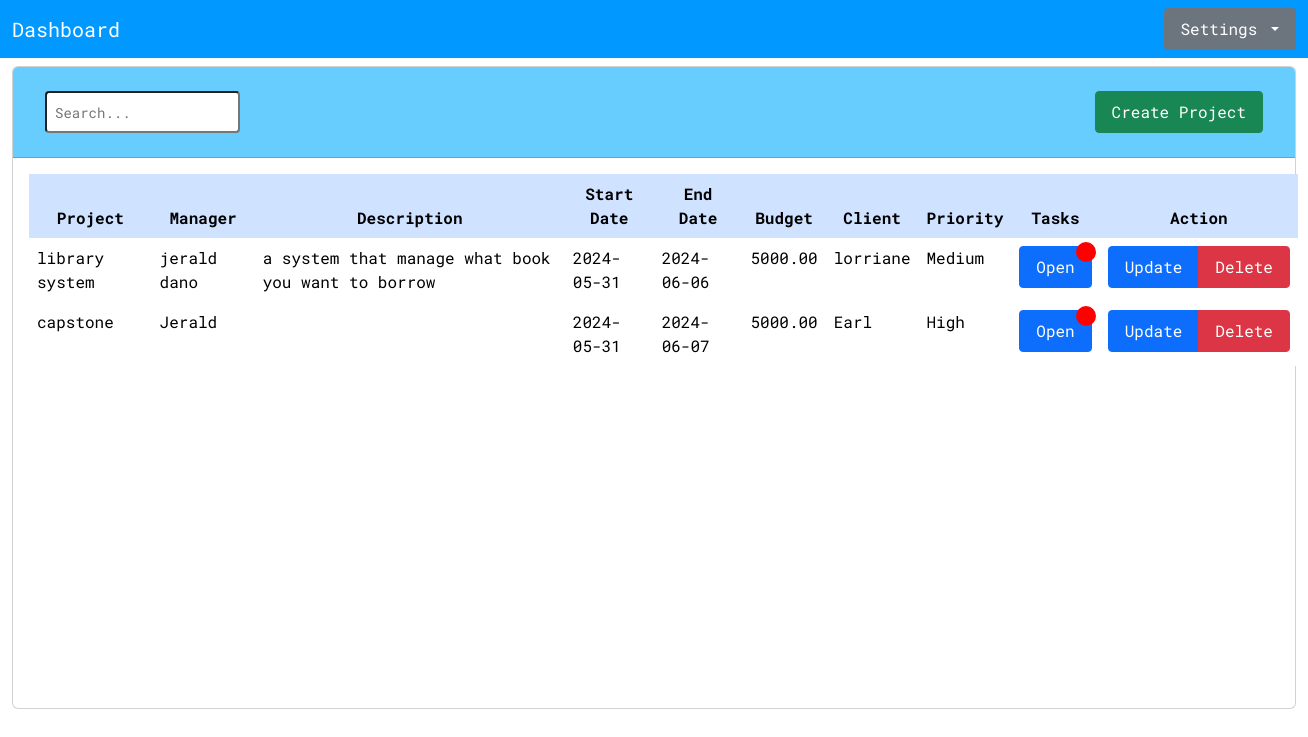
Page /sites/dashboard.php (signed in) on the committed database.
### tables this page shows
CREATE TABLE `tbl_projects` (
  `project_id` int(11) NOT NULL,
  `name` varchar(255) NOT NULL,
  `project_manager` varchar(255) NOT NULL,
  `description` text DEFAULT NULL,
  `start_date` date NOT NULL,
  `end_date` date NOT NULL,
  `manager_id` int(11) NOT NULL,
  `budget` decimal(15,2) DEFAULT 0.00,
  `client` varchar(255) NOT NULL,
  `priority` enum('Low','Medium','High') DEFAULT 'Medium'
);

### models/searchProject.php (the view, shortened to what this page needs)
<?php
include '../config/db_connection.php';
$user_id = isset($_SESSION['user_id']) ? $_SESSION['user_id'] : null;
if ($user_id !== null) {
  $sql = "SELECT * FROM tbl_projects WHERE manager_id = '$user_id'";
  $result = $conn->query($sql);
  if ($result->num_rows > 0) {
    while ($row = $result->fetch_assoc()) {
?>
      <tr>
        <td><?php echo $row['name']; ?></td>
        <td><?php echo $row['project_manager']; ?></td>
        <td><?php echo $row['description']; ?></td>
        <td><?php echo $row['start_date']; ?></td>
        <td><?php echo $row['end_date']; ?></td>
        <td><?php echo $row['budget']; ?></td>
        <td><?php echo $row['client']; ?></td>
        <td><?php echo $row['priority']; ?></td>
        <td class="text-center">
          <a href="../sites/task.php?project_id=<?php echo $row['project_id']; ?>">
            <button type="button" class="btn btn-primary position-relative">
              Open
              <span class="notification-circle" id="taskCount_<?php echo $row['project_id']; ?>"></span>
            </button>
          </a>
        </td>
        <td class="text-center">
          <div class="btn-group">
            <button type="button" id="btn-notif" name="updateEl" class="btn btn-primary" onclick="updateProject(this.value)" value="<?php echo $row['project_id'] ?>">
              Update
            </button>
            <button type="button" name="deleteEl" class="btn btn-danger" onclick="deleteProject(this.value)" value="<?php echo $row['project_id'] ?>">
              Delete
            </button>
          </div>
        </td>
      </tr>
    <?php
    }
  } else {
    ?>
    <tr>
      <td colspan="10" class="text-center text-danger ">No Projects Found</td>
    </tr>
<?php
  }
}

### sites/dashboard.php (shortened to what this page needs)
<!DOCTYPE html>
<html lang="en">
<head>
  <link href="../assets/bootstrap/css/bootstrap.min.css" rel="stylesheet">
  <link rel="stylesheet" href="/assets/global css/index.css">
</head>
<body>
  <?php include '../template/header.php'; ?>
  <div class="container-fluid mt-2" id="taskTable">
    <div class="col">
      <div class="card">
        <div class="card-header">
          <div class="card-body d-flex justify-content-between ">
            <input type="text" onkeyup="searchProject(this.value)" class="form-control-sm" id="search" placeholder="Search..." name="search">
            <?php include '../models/saveProjects.php'; ?>
          </div>
        </div>
        <div class="card-body" style="height: 550px;">
          <table class="table table-hover table-borderless table-responsive" style="width: 1269px">
            <thead class="text-center table-primary">
              <tr>
                <th>Project</th>
                <th>Manager</th>
                <th>Description</th>
                <th>Start Date</th>
                <th>End Date</th>
                <th>Budget</th>
                <th>Client</th>
                <th>Priority</th>
                <th>Tasks</th>
                <th>Action</th>
              </tr>
            </thead>
            <tbody id="projectTable">
              <?php include '../models/searchProject.php'; ?>
            </tbody>
          </table>
        </div>
      </div>
    </div>
  </div>
</body>
</html>

### template/header.php (shortened to what this page needs)
<nav class="navbar navbar-expand-sm">
  <div class="container-fluid">
    <a class="navbar-brand text-white" href="/sites/dashboard.php">Dashboard</a>
    <div class="collapse navbar-collapse" id="mynavbar">
      <div class="dropdown">
        <button type="button" class="btn btn-secondary text-white dropdown-toggle" data-bs-toggle="dropdown">
          Settings
        </button>
      </div>
    </div>
  </div>
</nav>

### models/saveProjects.php (shortened to what this page needs)
<button type="button" class="btn btn-success" data-bs-toggle="modal" data-bs-target="#createModal">Create Project</button>

### assets/global css/index.css (style rules this page uses)
body { font-family: Roboto Mono; }
nav, .card-header { background-color: #0198ff; }
.card-header { background-color: #67cdff; }
.notification-circle { position: absolute; top: -5px; right: -5px; background-color: red; color: #fff; width: 20px; height: 20px; border-radius: 50%; display: flex; justify-content: center; align-items: center; font-size: 12px; }
.btn { padding: 0.5rem 1rem; font-size: 1rem; border-radius: 0.25rem; }

### rows in the picture
tbl_projects: name "library system", project_manager "jerald dano", description "a system that manage what book you want to borrow", start_date "2024-05-31", end_date "2024-06-06", budget "5000.00", client "lorriane", priority "Medium", $row['project_id'] 11 (drawn)
tbl_projects: name "capstone", project_manager "Jerald", start_date "2024-05-31", end_date "2024-06-07", budget "5000.00", client "Earl", priority "High", $row['project_id'] 12 (drawn)
